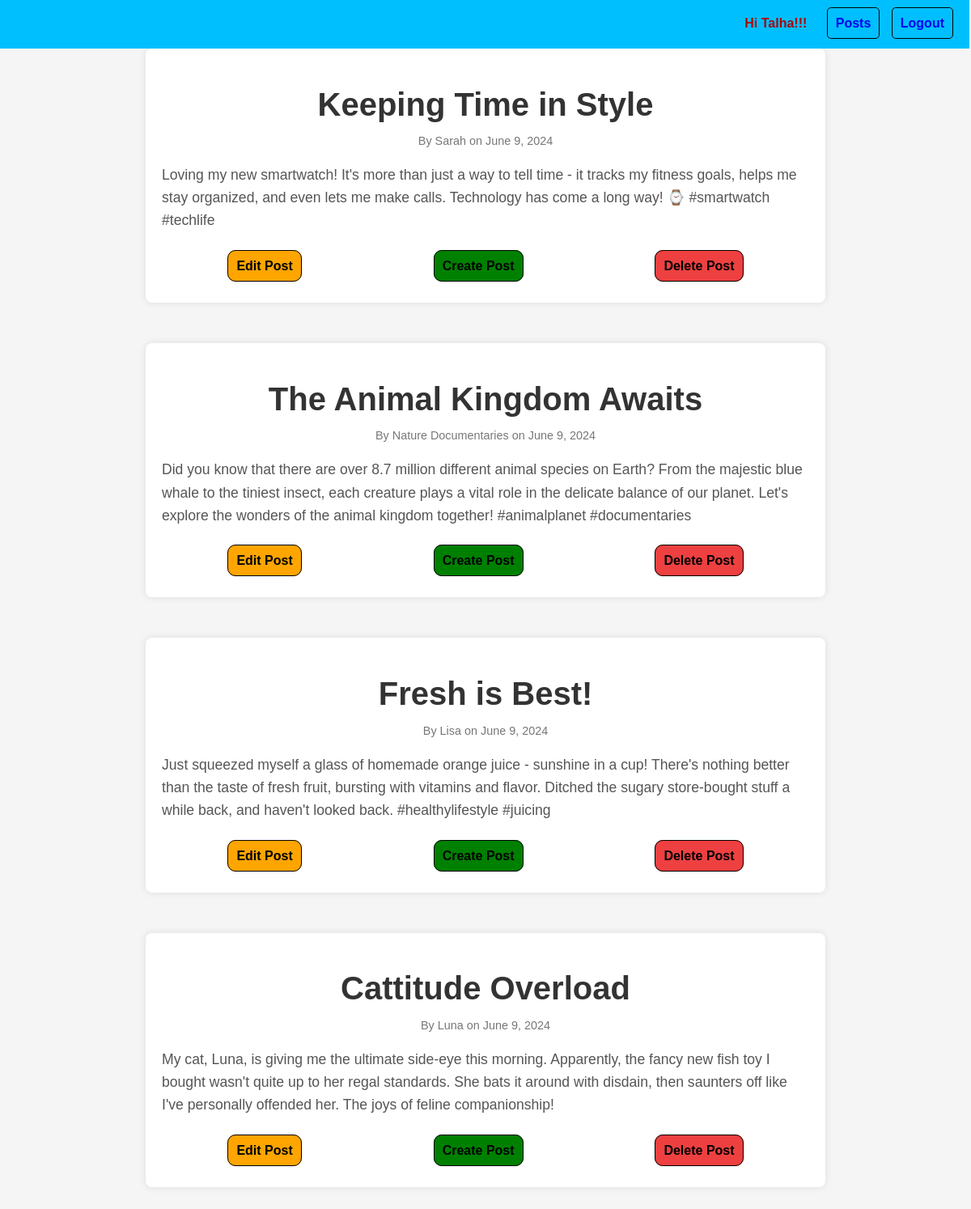
The page /posts/ (signed in) on the database its author committed.
### Posts/models.py (models this page shows)
class Post(models.Model):
    title=models.CharField(max_length=200)
    content=models.TextField()
    author=models.CharField(max_length=100)
    published_date=models.DateField(default=timezone.now)
    class Meta:
        db_table = 'posts'
        ordering=['-published_date']

### Posts/views.py (the view)
# urls.py: path('',views.PostView,name='view_post')
def PostView(request):
    data=Post.objects.all()
    return render(request,'post_view.html',{'posts':data})

### templates/post_view.html (shortened to what this page needs)
{% extends "base.html" %}
{% load static %}
{% block content %}
<link rel="stylesheet" href="{% static 'css/post_view.css' %}">
<div class="post-container">
{% for post in posts %}
<div class="container">
  <div class="post">
      <h1 id="post-title">{{post.title}}</h1>
      <p class="post-meta">By <span id="post-author">{{post.author}}</span> on <span id="post-date">{{post.published_date}}</span></p>
      <div id="post-content">
          <p>{{post.content}}</p>
      </div>
       {% if request.user.is_authenticated  %}
      <div class="CRUD">
        <p><a id="edit" href="{% url 'edit_post' post.id %}">Edit Post</a></p>
        <p><a id="create" href="{% url 'create_post'%}">Create Post</a></p>
        <p><a id="delete" href="{% url 'delete_post' post.id %}">Delete Post</a></p>
      </div>
      {% endif %}
  </div>
</div>
{% endfor %}
</div>
{% endblock content %}

### templates/base.html (shortened to what this page needs)
{% load static %}
<!DOCTYPE html>
<html lang="en">
<head>
    {% block style %}
    <link rel="stylesheet" href='{% static "css/base.css" %}'>
    {% endblock style %}
</head>
<body>
    <nav class="navBar">
        {% if request.user.is_authenticated %}
        <span id="greetings">Hi {{request.user.username | title}}!!!</span>
        {% endif %}
        <div class="links">
            <a href='{% url "view_post" %}'>Posts</a>
            {% if request.user.is_authenticated %}
              <a href="{% url 'logout_page' %}">Logout</a>
            {% else %}
            <a href="{% url 'login_page' %}">Login</a>
            {% endif %}
        </div>
    </nav>
    {% block content %}
    {% endblock content %}
</body>
</html>

### static/css/base.css (style rules this page uses)
.navBar { padding: 0px; position: absolute; top: 0px; right:2px; background-color: deepskyblue; width: 100%; text-align: right; height: 60px; }
.links { display: inline-block; margin-right: 10px; margin-top: 10px; padding: 10px; justify-content: space-between; }
.links a { margin-left: 10px; text-decoration: none; font-weight: bold; border: 1px solid black; padding: 10px; border-radius: 5px; }
#greetings { color:rgb(169, 7, 7);font-weight: bold; }

### static/css/post_view.css (style rules this page uses)
body { font-family: 'Arial', sans-serif; margin: 0; padding: 0; background-color: #f5f5f5; }
.container { max-width: 800px; margin: 50px auto; padding: 20px; background-color: #fff; box-shadow: 0 0 10px rgba(0, 0, 0, 0.1); border-radius: 8px; word-wrap: break-word; }
.post-container { margin-top: 5%; }
.post { text-align: center; }
#post-title { font-size: 2.5em; margin-bottom: 10px; color: #333; }
.post-meta { font-size: 0.9em; color: #777; }
#post-content { text-align: left; margin-top: 20px; font-size: 1.1em; line-height: 1.6; color: #555; }
.CRUD { display: flex; flex-direction: row; justify-content: space-around; }
.CRUD a { text-decoration: none; border: 1px solid black; padding: 10px; font-weight: bold; color:black; border-radius:10px; }
#delete { background-color: rgba(234, 9, 9, 0.772); }
#create { background-color: green; }
#edit { background-color: orange; }

### rows shown on the page
Post: title "Keeping Time in Style", author "Sarah", published_date "June 9, 2024", content "Loving my new smartwatch! It's more than just a way to tell time - it tracks my fitness goals, helps me stay organized, and even lets me make calls. Technology has come a long way! ⌚️ #smartwatch #techlife"
Post: title "The Animal Kingdom Awaits", author "Nature Documentaries", published_date "June 9, 2024", content "Did you know that there are over 8.7 million different animal species on Earth? From the majestic blue whale to the tiniest insect, each creature plays a vital role in the delicate balance of our planet. Let's explore the wonders of the animal kingdom together! #animalplanet #documentaries"
Post: title "Fresh is Best!", author "Lisa", published_date "June 9, 2024", content "Just squeezed myself a glass of homemade orange juice - sunshine in a cup! There's nothing better than the taste of fresh fruit, bursting with vitamins and flavor. Ditched the sugary store-bought stuff a while back, and haven't looked back. #healthylifestyle #juicing"
Post: title "Cattitude Overload", author "Luna", published_date "June 9, 2024", content "My cat, Luna, is giving me the ultimate side-eye this morning. Apparently, the fancy new fish toy I bought wasn't quite up to her regal standards. She bats it around with disdain, then saunters off like I've personally offended her. The joys of feline companionship!"

### other values the page prints
{{ request.user.username | title }} "Talha"
